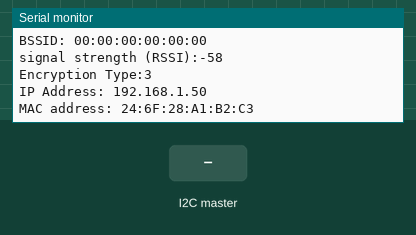
Recording of a sketch running on a simulated Arduino Uno R4 WiFi. Parts: the last lines printed to the serial monitor. Inputs (shaded band) come from the test bench. WiFi joins after 1.5 s; servers stay silent unless stated; uploads are accepted with an empty reply; not simulated (calls return 0 or success): arduino_secrets.h.

Above: at 12.7 s.
12.8 s: the I2C master sends the byte 1
At 14.2 s:
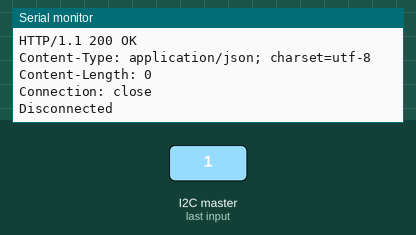
14.5 s: the I2C master sends the byte 0
At 14.77 s:
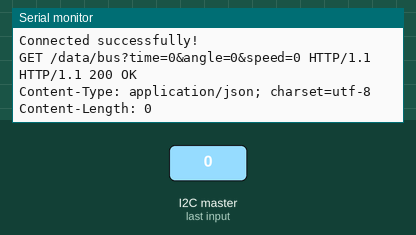

The sketch:

bigInoCode.ino
```cpp
/*
  This example connects to an unencrypted WiFi network.
  Then it prints the MAC address of the WiFi module,
  the IP address obtained, and other network details.

  created 13 July 2010
  by dlf (Metodo2 srl)
  modified 31 May 2012
  by Tom Igoe

  Find the full UNO R4 WiFi Network documentation here:
  https://docs.arduino.cc/tutorials/uno-r4-wifi/wifi-examples#connect-with-wpa
 */

/*
  This file has been modified to suit the needs of SPRO2-MC at the University of Southern Denmark by BSc Group 3
*/
#include <WiFiS3.h>
#include <Wire.h>
#include <string>

WiFiClient client;
int data_bus[6];

#include "arduino_secrets.h"

char ssid[] = SECRET_SSID;        // your network SSID (name)
char pass[] = SECRET_PASS;    // your network password (use for WPA, or use as key for WEP)
int status = WL_IDLE_STATUS;     // the WiFi radio's status

volatile int RPM, ANGLE, TIME;
volatile bool dataReady = false;

void setup() {
  //Initialize serial and wait for port to open:
  Serial.begin(57600);
  while (!Serial) {
    ; // wait for serial port to connect. Needed for native USB port only
  }

  // check for the WiFi module:
  if (WiFi.status() == WL_NO_MODULE) {
    Serial.println("Communication with WiFi module failed!");
    // don't continue
    while (true);
  }

  String fv = WiFi.firmwareVersion();
  if (fv < WIFI_FIRMWARE_LATEST_VERSION) {
    Serial.println("Please upgrade the firmware");
  }

  // attempt to connect to WiFi network:
  while (status != WL_CONNECTED) {
    Serial.print("Attempting to connect to WPA SSID: ");
    Serial.println(ssid);
    // Connect to WPA/WPA2 network:
    status = WiFi.begin(ssid, pass);

    // wait 10 seconds for connection:
    delay(10000);
  }

  // you're connected now, so print out the data:
  Serial.print("You're connected to the network");
  printCurrentNet();
  printWifiData();

  // Join the I2C bus as a slave device.
  Wire.begin(0x69);
  Wire.onReceive(onMasterData);
}

void loop() {
  if (dataReady){
    sendHttpRequest("/data/bus", "?time=" + String(TIME) + "&angle=" + String(ANGLE) + "&speed=" + String(RPM));
    dataReady = false;
  }
}

void sendHttpRequest(String PATH_NAME, String QUERY) {
  int       HTTP_PORT   = 3000;
  String    HTTP_METHOD = "GET";
  IPAddress HOST_NAME(172, 20, 10, 3);

  if (client.connect(HOST_NAME, HTTP_PORT)) {
    Serial.println("Connected successfully!");

    String req = HTTP_METHOD + " " + PATH_NAME + QUERY + " HTTP/1.1";
    Serial.println(req);
    // send HTTP request header
    client.println(req);
    client.println("Connection: close");
    client.println("Host: " + HOST_NAME.toString() + ":" + HTTP_PORT);
    client.println(); // end HTTP request header

    if (QUERY) client.println(QUERY);

    while (client.connected())
    {
      if (client.available())
      {
        // read an incoming byte from the server and print them to serial monitor:
        char c = client.read();
        Serial.print(c);
      }
    }

    client.stop();
    Serial.println("\nDisconnected");
  } else {
    Serial.println("Connection failed");
  }
}

void onMasterData(int numBytes) {
  int n = 0;

  //Serial.println("Hello World!");

  while (Wire.available() && n < 6) {
    data_bus[n] = Wire.read();
    n++;
    //RPM HI/LO
    //ANGLE HI/LO  deg
    //TIME HI/LO * 5ms
  }

  RPM = (data_bus[0] << 8) + data_bus[1];
  ANGLE = (data_bus[2] << 8) + data_bus[3];
  TIME = ((data_bus[4] << 8) + data_bus[5]) / 5;

  dataReady = true;
}

void printWifiData() {
  // print your board's IP address:
  IPAddress ip = WiFi.localIP();
  Serial.print("IP Address: ");

  Serial.println(ip);

  // print your MAC address:
  byte mac[6];
  WiFi.macAddress(mac);
  Serial.print("MAC address: ");
  printMacAddress(mac);
}

void printCurrentNet() {
  // print the SSID of the network you're attached to:
  Serial.print("SSID: ");
  Serial.println(WiFi.SSID());

  // print the MAC address of the router you're attached to:
  byte bssid[6];
  WiFi.BSSID(bssid);
  Serial.print("BSSID: ");
  printMacAddress(bssid);

  // print the received signal strength:
  long rssi = WiFi.RSSI();
  Serial.print("signal strength (RSSI):");
  Serial.println(rssi);

  // print the encryption type:
  byte encryption = WiFi.encryptionType();
  Serial.print("Encryption Type:");
  Serial.println(encryption, HEX);
  Serial.println();
}

void printMacAddress(byte mac[]) {
  for (int i = 0; i < 6; i++) {
    if (i > 0) {
      Serial.print(":");
    }
    if (mac[i] < 16) {
      Serial.print("0");
    }
    Serial.print(mac[i], HEX);
  }
  Serial.println();
}
```

Measured:
- after the input at 12.8 s, the serial monitor: prints a new line after 0.20 s (image 1)
- after the input at 14.5 s, the serial monitor: prints a new line after 0.20 s (image 2)
